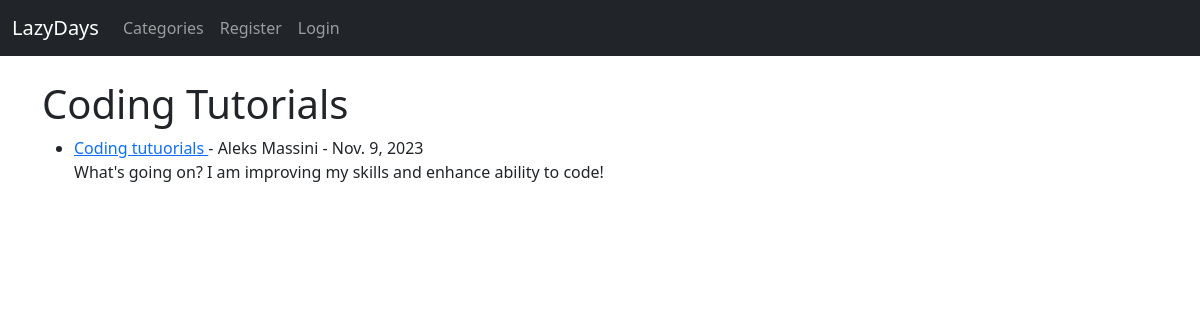
The page /category/coding-tutorials/ on the database its author committed.
### theblog/models.py (models this page shows, shortened)
class Post(models.Model):
    title = models.CharField(max_length=255)
    title_tag = models.CharField(max_length=255)
    author = models.ForeignKey(User, on_delete=models.CASCADE)
    body = RichTextField(blank=True, null=True)
    post_date = models.DateField(auto_now_add=True)
    category = models.CharField(max_length=255, default='coding')
    likes = models.ManyToManyField(User, related_name='blog_posts')
    snippet = models.CharField(max_length=255)

### theblog/views.py (the view)
# urls.py: path('category/<str:cats>/', CategoryView, name='category'),
def CategoryView(request, cats):
    category_posts = Post.objects.filter(category=cats.replace('-', ' '))
    return render(request, 'categories.html', {'cats':cats.title().replace('-', ' '), 'category_posts':category_posts})

### theblog/templates/categories.html (shortened to what this page needs)
{% extends 'base.html' %}
{% block content %}
{% if category_posts %}
<h1>{{ cats }}</h1>
<ul>
    {% for post in category_posts %}
    <li>
        <a href="{% url 'article-detail' post.pk %}">
            {{ post.title }}
        </a>
        - {{ post.author.first_name }} {{ post.author.last_name }} - {{ post.post_date }}
        <br />
        {{ post.body|slice:":200"|safe }}
    </li>
    {% endfor %}
</ul>
{% else %}
<h2>Sorry this page does not exist</h2>
{% endif %}
{% endblock %}

### rows shown on the page
Post: category "Coding Tutorials", title "Coding tutuorials", author.first_name "Aleks", author.last_name "Massini", post_date "Nov. 9, 2023", body "What's going on? I am improving my skills and enhance ability to code!"
